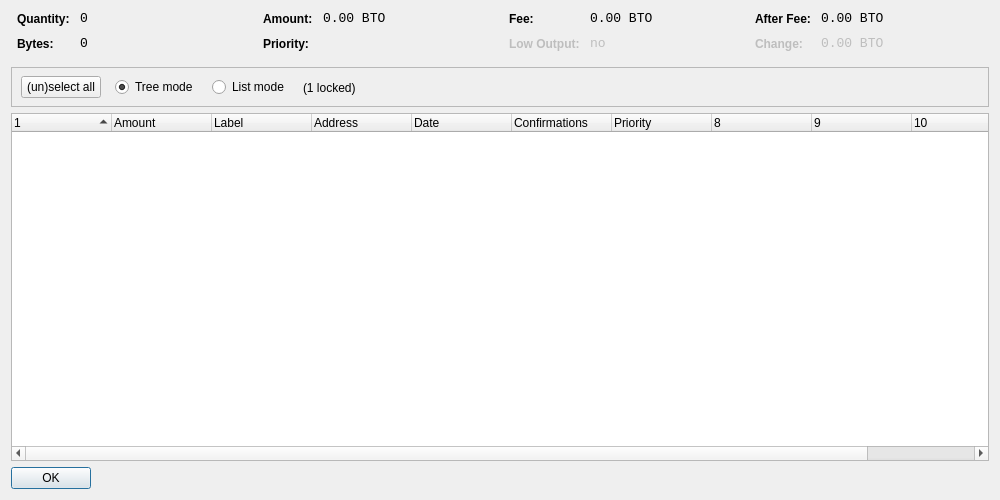
<?xml version="1.0" encoding="UTF-8"?>
<ui version="4.0">
 <class>CoinControlDialog</class>
 <widget class="QDialog" name="CoinControlDialog">
  <property name="geometry">
   <rect>
    <x>0</x>
    <y>0</y>
    <width>1000</width>
    <height>500</height>
   </rect>
  </property>
  <property name="windowTitle">
   <string>Coin Control</string>
  </property>
  <layout class="QVBoxLayout" name="verticalLayout">
   <item>
    <layout class="QHBoxLayout" name="horizontalLayoutTop" stretch="0,0,0,0">
     <property name="topMargin">
      <number>0</number>
     </property>
     <property name="bottomMargin">
      <number>10</number>
     </property>
     <item>
      <layout class="QFormLayout" name="formLayoutCoinControl1">
       <property name="horizontalSpacing">
        <number>10</number>
       </property>
       <property name="verticalSpacing">
        <number>10</number>
       </property>
       <property name="leftMargin">
        <number>6</number>
       </property>
       <property name="rightMargin">
        <number>6</number>
       </property>
       <item row="0" column="0">
        <widget class="QLabel" name="labelCoinControlQuantityText">
         <property name="styleSheet">
          <string notr="true">font-weight:bold;</string>
         </property>
         <property name="text">
          <string>Quantity:</string>
         </property>
        </widget>
       </item>
       <item row="0" column="1">
        <widget class="QLabel" name="labelCoinControlQuantity">
         <property name="font">
          <font>
           <family>Monospace</family>
           <pointsize>10</pointsize>
          </font>
         </property>
         <property name="cursor">
          <cursorShape>IBeamCursor</cursorShape>
         </property>
         <property name="contextMenuPolicy">
          <enum>Qt::ActionsContextMenu</enum>
         </property>
         <property name="text">
          <string notr="true">0</string>
         </property>
         <property name="textInteractionFlags">
          <set>Qt::LinksAccessibleByMouse|Qt::TextSelectableByKeyboard|Qt::TextSelectableByMouse</set>
         </property>
        </widget>
       </item>
       <item row="1" column="0">
        <widget class="QLabel" name="labelCoinControlBytesText">
         <property name="styleSheet">
          <string notr="true">font-weight:bold;</string>
         </property>
         <property name="text">
          <string>Bytes:</string>
         </property>
        </widget>
       </item>
       <item row="1" column="1">
        <widget class="QLabel" name="labelCoinControlBytes">
         <property name="font">
          <font>
           <family>Monospace</family>
           <pointsize>10</pointsize>
          </font>
         </property>
         <property name="cursor">
          <cursorShape>IBeamCursor</cursorShape>
         </property>
         <property name="contextMenuPolicy">
          <enum>Qt::ActionsContextMenu</enum>
         </property>
         <property name="text">
          <string notr="true">0</string>
         </property>
         <property name="textInteractionFlags">
          <set>Qt::LinksAccessibleByMouse|Qt::TextSelectableByKeyboard|Qt::TextSelectableByMouse</set>
         </property>
        </widget>
       </item>
      </layout>
     </item>
     <item>
      <layout class="QFormLayout" name="formLayoutCoinControl2">
       <property name="horizontalSpacing">
        <number>10</number>
       </property>
       <property name="verticalSpacing">
        <number>10</number>
       </property>
       <property name="leftMargin">
        <number>6</number>
       </property>
       <property name="rightMargin">
        <number>6</number>
       </property>
       <item row="0" column="0">
        <widget class="QLabel" name="labelCoinControlAmountText">
         <property name="styleSheet">
          <string notr="true">font-weight:bold;</string>
         </property>
         <property name="text">
          <string>Amount:</string>
         </property>
        </widget>
       </item>
       <item row="0" column="1">
        <widget class="QLabel" name="labelCoinControlAmount">
         <property name="font">
          <font>
           <family>Monospace</family>
           <pointsize>10</pointsize>
          </font>
         </property>
         <property name="cursor">
          <cursorShape>IBeamCursor</cursorShape>
         </property>
         <property name="contextMenuPolicy">
          <enum>Qt::ActionsContextMenu</enum>
         </property>
         <property name="text">
          <string notr="true">0.00 BTO</string>
         </property>
         <property name="textInteractionFlags">
          <set>Qt::LinksAccessibleByMouse|Qt::TextSelectableByKeyboard|Qt::TextSelectableByMouse</set>
         </property>
        </widget>
       </item>
       <item row="1" column="0">
        <widget class="QLabel" name="labelCoinControlPriorityText">
         <property name="styleSheet">
          <string notr="true">font-weight:bold;</string>
         </property>
         <property name="text">
          <string>Priority:</string>
         </property>
        </widget>
       </item>
       <item row="1" column="1">
        <widget class="QLabel" name="labelCoinControlPriority">
         <property name="font">
          <font>
           <family>Monospace</family>
           <pointsize>10</pointsize>
          </font>
         </property>
         <property name="cursor">
          <cursorShape>IBeamCursor</cursorShape>
         </property>
         <property name="contextMenuPolicy">
          <enum>Qt::ActionsContextMenu</enum>
         </property>
         <property name="text">
          <string/>
         </property>
         <property name="textInteractionFlags">
          <set>Qt::LinksAccessibleByMouse|Qt::TextSelectableByKeyboard|Qt::TextSelectableByMouse</set>
         </property>
        </widget>
       </item>
      </layout>
     </item>
     <item>
      <layout class="QFormLayout" name="formLayoutCoinControl3">
       <property name="horizontalSpacing">
        <number>10</number>
       </property>
       <property name="verticalSpacing">
        <number>10</number>
       </property>
       <property name="leftMargin">
        <number>6</number>
       </property>
       <property name="rightMargin">
        <number>6</number>
       </property>
       <item row="0" column="0">
        <widget class="QLabel" name="labelCoinControlFeeText">
         <property name="styleSheet">
          <string notr="true">font-weight:bold;</string>
         </property>
         <property name="text">
          <string>Fee:</string>
         </property>
        </widget>
       </item>
       <item row="0" column="1">
        <widget class="QLabel" name="labelCoinControlFee">
         <property name="font">
          <font>
           <family>Monospace</family>
           <pointsize>10</pointsize>
          </font>
         </property>
         <property name="cursor">
          <cursorShape>IBeamCursor</cursorShape>
         </property>
         <property name="contextMenuPolicy">
          <enum>Qt::ActionsContextMenu</enum>
         </property>
         <property name="text">
          <string notr="true">0.00 BTO</string>
         </property>
         <property name="textInteractionFlags">
          <set>Qt::LinksAccessibleByMouse|Qt::TextSelectableByKeyboard|Qt::TextSelectableByMouse</set>
         </property>
        </widget>
       </item>
       <item row="1" column="0">
        <widget class="QLabel" name="labelCoinControlLowOutputText">
         <property name="enabled">
          <bool>false</bool>
         </property>
         <property name="styleSheet">
          <string notr="true">font-weight:bold;</string>
         </property>
         <property name="text">
          <string>Low Output:</string>
         </property>
        </widget>
       </item>
       <item row="1" column="1">
        <widget class="QLabel" name="labelCoinControlLowOutput">
         <property name="enabled">
          <bool>false</bool>
         </property>
         <property name="font">
          <font>
           <family>Monospace</family>
           <pointsize>10</pointsize>
          </font>
         </property>
         <property name="cursor">
          <cursorShape>IBeamCursor</cursorShape>
         </property>
         <property name="contextMenuPolicy">
          <enum>Qt::ActionsContextMenu</enum>
         </property>
         <property name="text">
          <string>no</string>
         </property>
         <property name="textInteractionFlags">
          <set>Qt::LinksAccessibleByMouse|Qt::TextSelectableByKeyboard|Qt::TextSelectableByMouse</set>
         </property>
        </widget>
       </item>
      </layout>
     </item>
     <item>
      <layout class="QFormLayout" name="formLayoutCoinControl4">
       <property name="horizontalSpacing">
        <number>10</number>
       </property>
       <property name="verticalSpacing">
        <number>10</number>
       </property>
       <property name="leftMargin">
        <number>6</number>
       </property>
       <property name="rightMargin">
        <number>6</number>
       </property>
       <item row="0" column="0">
        <widget class="QLabel" name="labelCoinControlAfterFeeText">
         <property name="styleSheet">
          <string notr="true">font-weight:bold;</string>
         </property>
         <property name="text">
          <string>After Fee:</string>
         </property>
        </widget>
       </item>
       <item row="0" column="1">
        <widget class="QLabel" name="labelCoinControlAfterFee">
         <property name="font">
          <font>
           <family>Monospace</family>
           <pointsize>10</pointsize>
          </font>
         </property>
         <property name="cursor">
          <cursorShape>IBeamCursor</cursorShape>
         </property>
         <property name="contextMenuPolicy">
          <enum>Qt::ActionsContextMenu</enum>
         </property>
         <property name="text">
          <string notr="true">0.00 BTO</string>
         </property>
         <property name="textInteractionFlags">
          <set>Qt::LinksAccessibleByMouse|Qt::TextSelectableByKeyboard|Qt::TextSelectableByMouse</set>
         </property>
        </widget>
       </item>
       <item row="1" column="0">
        <widget class="QLabel" name="labelCoinControlChangeText">
         <property name="enabled">
          <bool>false</bool>
         </property>
         <property name="styleSheet">
          <string notr="true">font-weight:bold;</string>
         </property>
         <property name="text">
          <string>Change:</string>
         </property>
        </widget>
       </item>
       <item row="1" column="1">
        <widget class="QLabel" name="labelCoinControlChange">
         <property name="enabled">
          <bool>false</bool>
         </property>
         <property name="font">
          <font>
           <family>Monospace</family>
           <pointsize>10</pointsize>
          </font>
         </property>
         <property name="cursor">
          <cursorShape>IBeamCursor</cursorShape>
         </property>
         <property name="contextMenuPolicy">
          <enum>Qt::ActionsContextMenu</enum>
         </property>
         <property name="text">
          <string notr="true">0.00 BTO</string>
         </property>
         <property name="textInteractionFlags">
          <set>Qt::LinksAccessibleByMouse|Qt::TextSelectableByKeyboard|Qt::TextSelectableByMouse</set>
         </property>
        </widget>
       </item>
      </layout>
     </item>
    </layout>
   </item>
   <item>
    <widget class="QFrame" name="frame">
     <property name="minimumSize">
      <size>
       <width>0</width>
       <height>40</height>
      </size>
     </property>
     <property name="frameShape">
      <enum>QFrame::StyledPanel</enum>
     </property>
     <property name="frameShadow">
      <enum>QFrame::Sunken</enum>
     </property>
     <widget class="QWidget" name="horizontalLayoutWidget">
      <property name="geometry">
       <rect>
        <x>10</x>
        <y>0</y>
        <width>781</width>
        <height>41</height>
       </rect>
      </property>
      <layout class="QHBoxLayout" name="horizontalLayoutPanel" stretch="0,0,0,0,0">
       <property name="spacing">
        <number>14</number>
       </property>
       <item>
        <widget class="QPushButton" name="pushButtonSelectAll">
         <property name="sizePolicy">
          <sizepolicy hsizetype="Maximum" vsizetype="Fixed">
           <horstretch>0</horstretch>
           <verstretch>0</verstretch>
          </sizepolicy>
         </property>
         <property name="text">
          <string>(un)select all</string>
         </property>
        </widget>
       </item>
       <item>
        <widget class="QRadioButton" name="radioTreeMode">
         <property name="sizePolicy">
          <sizepolicy hsizetype="Maximum" vsizetype="Fixed">
           <horstretch>0</horstretch>
           <verstretch>0</verstretch>
          </sizepolicy>
         </property>
         <property name="text">
          <string>Tree mode</string>
         </property>
         <property name="checked">
          <bool>true</bool>
         </property>
        </widget>
       </item>
       <item>
        <widget class="QRadioButton" name="radioListMode">
         <property name="sizePolicy">
          <sizepolicy hsizetype="Maximum" vsizetype="Fixed">
           <horstretch>0</horstretch>
           <verstretch>0</verstretch>
          </sizepolicy>
         </property>
         <property name="text">
          <string>List mode</string>
         </property>
        </widget>
       </item>
       <item>
        <widget class="QLabel" name="labelLocked">
         <property name="text">
          <string>(1 locked)</string>
         </property>
        </widget>
       </item>
       <item>
        <spacer name="horizontalSpacer">
         <property name="orientation">
          <enum>Qt::Horizontal</enum>
         </property>
         <property name="sizeHint" stdset="0">
          <size>
           <width>40</width>
           <height>20</height>
          </size>
         </property>
        </spacer>
       </item>
      </layout>
     </widget>
    </widget>
   </item>
   <item>
    <widget class="CoinControlTreeWidget" name="treeWidget">
     <property name="contextMenuPolicy">
      <enum>Qt::CustomContextMenu</enum>
     </property>
     <property name="sortingEnabled">
      <bool>false</bool>
     </property>
     <property name="columnCount">
      <number>11</number>
     </property>
     <attribute name="headerShowSortIndicator" stdset="0">
      <bool>true</bool>
     </attribute>
     <attribute name="headerStretchLastSection">
      <bool>false</bool>
     </attribute>
     <column>
      <property name="text">
       <string/>
      </property>
     </column>
     <column>
      <property name="text">
       <string>Amount</string>
      </property>
     </column>
     <column>
      <property name="text">
       <string notr="true">Label</string>
      </property>
     </column>
     <column>
      <property name="text">
       <string>Address</string>
      </property>
     </column>
     <column>
      <property name="text">
       <string>Date</string>
      </property>
     </column>
     <column>
      <property name="text">
       <string>Confirmations</string>
      </property>
      <property name="toolTip">
       <string>Confirmed</string>
      </property>
     </column>
     <column>
      <property name="text">
       <string>Priority</string>
      </property>
     </column>
     <column>
      <property name="text">
       <string/>
      </property>
     </column>
     <column>
      <property name="text">
       <string/>
      </property>
     </column>
     <column>
      <property name="text">
       <string/>
      </property>
     </column>
     <column>
      <property name="text">
       <string/>
      </property>
     </column>
    </widget>
   </item>
   <item>
    <widget class="QDialogButtonBox" name="buttonBox">
     <property name="sizePolicy">
      <sizepolicy hsizetype="Maximum" vsizetype="Fixed">
       <horstretch>0</horstretch>
       <verstretch>0</verstretch>
      </sizepolicy>
     </property>
     <property name="orientation">
      <enum>Qt::Horizontal</enum>
     </property>
     <property name="standardButtons">
      <set>QDialogButtonBox::Ok</set>
     </property>
    </widget>
   </item>
  </layout>
 </widget>
 <customwidgets>
  <customwidget>
   <class>CoinControlTreeWidget</class>
   <extends>QTreeWidget</extends>
   <header>coincontroltreewidget.h</header>
  </customwidget>
 </customwidgets>
 <resources/>
 <connections/>
</ui>
